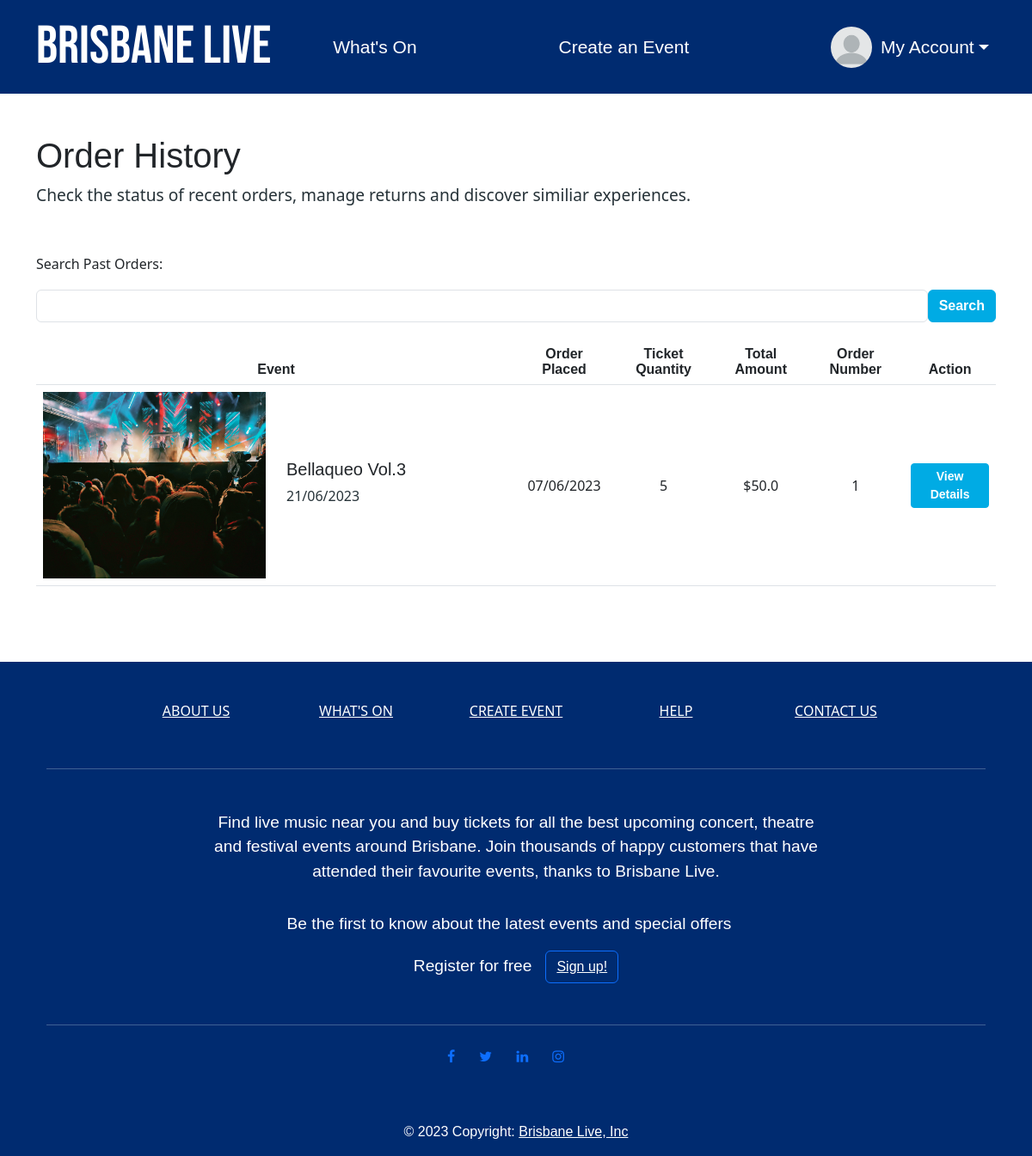
Page /order-history (signed in) on the committed database.
### brisbane_live/models.py (models this page shows)
class Event(db.Model):
    __tablename__ = 'events'
    id = db.Column(db.Integer, primary_key=True)
    name = db.Column(db.String(100), nullable=False)
    status = db.Column(db.String(10), CheckConstraint("status IN ('Open', 'Inactive', 'Sold Out', 'Cancelled')"), nullable=False, index=True) #checks status is valid status
    start_time = db.Column(db.Time, nullable=False, index=True)
    end_time = db.Column(db.Time, nullable=False, index=True)
    description = db.Column(db.String(500), nullable=False, index=True)
    image = db.Column(db.String(400), nullable=False, index=True)
    ticket_price = db.Column(db.Float(2), CheckConstraint('ticket_price >= 0'), nullable=False, index=True)
    num_tickets = db.Column(db.Integer, CheckConstraint('num_tickets >= 0'), nullable=False, index=True)
    end_date = db.Column(db.Date, nullable=False, index=True)
    start_date = db.Column(db.Date, nullable=False, index=True)
    user_id = db.Column(db.Integer, db.ForeignKey('users.id'))
    artist_names = db.Column(db.String(100), nullable=False, index=True)
    venue_name = db.Column(db.String(100), nullable=False, index=True)
    street_address = db.Column(db.String(100), nullable=False, index=True)
    comments = db.relationship('Comment', backref='events')

class Order(db.Model):
    __tablename__ = 'orders'
    order_id = db.Column(db.Integer, primary_key=True)
    event_id = db.Column(db.Integer)
    first_name = db.Column(db.String)
    last_name = db.Column(db.String)
    email = db.Column(db.String)
    pay_type = db.Column(db.String)
    card_number = db.Column(db.String)
    expiration = db.Column(db.String)
    cvv = db.Column(db.String)
    num_tickets = db.Column(db.Integer)
    booked_by = db.Column(db.String)
    total_cost  = db.Column(db.Float(2))
    ordered_at = db.Column(db.DateTime, default=datetime.now, nullable=False)

### brisbane_live/myAccount.py (the view)
@bp.route('/order-history')
@login_required
def orderHistory():
    result = (
    db.session.query(Event, Order)
    .join(Order, Event.id == Order.event_id)
    .filter(Event.id == Order.event_id, Order.booked_by == current_user.id)
    .all()
)
    return render_template('order-history.html', result=result)

### brisbane_live/__init__.py (called while the page is built)
def create_app():
    app.debug=True
    app.secret_key = os.urandom(32)
    app.config['SQLALCHEMY_DATABASE_URI']='sqlite:///brisbane_live_events.sqlite'
    db.init_app(app)
    bootstrap = Bootstrap5(app)
    login_manager = LoginManager()
    login_manager.login_view='auth.login'
    login_manager.init_app(app)
    from .models import User  # importing here to avoid circular references
    @login_manager.user_loader
    def load_user(user_id):
        return User.query.get(int(user_id))
    from . import views
    app.register_blueprint(views.bp)
    from . import auth
    app.register_blueprint(auth.bp)
    from . import createEvent
    app.register_blueprint(createEvent.bp)
    from . import myAccount
    app.register_blueprint(myAccount.bp)
    UPLOAD_FOLDER = '/static/image'
    app.config['UPLOAD_FOLDER'] = UPLOAD_FOLDER
    return app

### brisbane_live/templates/order-history.html (shortened to what this page needs)
{% extends 'base.html' %}
{% block header %}
<head>
</head>
{% endblock %}
{% block content %}
<main>
    <div class="page-content">
        <div class="container no gutters-xs-only py-4 mb-4 bg-body-white">
            <div class="py-4">
                <h1>Order History</h1>
                <p>Check the status of recent orders, manage returns and discover similiar experiences.</p>
            </div>
            <h6 class="mt-3">Search Past Orders:</h6>
            <form class="d-flex flex-nowrap mt-3" action="{{url_for('myAccount.search')}}" >
                <input type="text" name="search" class="form-control flex-grow-1 my-1 mr-sm-2"   id="SearchForm">
                <button type="submit" class="flex-shrink-1 btn btn-primary my-1">Search</button>
            </form>
            {% if result|length <= 0 %}
            <div class="py-4 text-center">
                <p>Couldn't find any past orders. Maybe you should check out whats on <a href="{{url_for('main.index')}}"> here</a></p>
            </div>
            {% else %}
            <div class="table-responsive d-none d-lg-block">
                <table class="table">
                    <thead>
                        <tr>
                            <th class="text-center">Event</th>
                            <th class="text-center">Order Placed</th>
                            <th class="text-center">Ticket Quantity</th>
                            <th class="text-center">Total Amount</th>
                            <th class="text-center">Order Number</th>
                            <th class="text-center">Action</th>
                        </tr>
                    </thead>
                    <tbody>
                        {% for event, order in result %}
                        <tr class="tr-custom">
                            <td class="w-50">
                                <div class="row align-items-center">
                                    <div class="col-md-6 col-sm-4 col-6">
                                        <img src="{{event.image}}" class="img-fluid" alt="event image">
                                    </div>
                                    <div class="col-md-6 col-sm-8 col-6">
                                        <h5>{{event.name}}</h5>
                                        <p id="table-text">{{event.start_date.strftime("%d/%m/%Y")}}</p>
                                    </div>
                                </div>
                            </td>
                            <td class="align-middle w-10 text-center">{{order.ordered_at.strftime("%d/%m/%Y")}} </td>
                            <td class="align-middle w-10 text-center">{{order.num_tickets}}</td>
                            <td class="align-middle w-10 text-center">${{order.total_cost}}</td>
                            <td class="align-middle w-10 text-center">{{order.order_id}}</td>
                            <td class="align-middle w-10 text-center">
                                <a href="/event/{{event.id}}" class="btn btn-primary btn-sm">View Details</a>
                            </td>
                        </tr>
                    </tbody>
                        {% endfor %}
                </table>
            </div>
            {% endif %}
        </div>
</main>
{% endblock %}

### brisbane_live/static/CSS/style.css (style rules this page uses)
html { margin: 0; padding: 0; border: 0; font-size: 100%; font: inherit; vertical-align: baseline; }
p { font-size: 1.2rem; color: #263238; font-family: system-ui, -apple-system, BlinkMacSystemFont, 'Segoe UI', Roboto, Oxygen, Ubuntu, Cantarell, 'Open Sans', 'Helvetica Neue', sans-serif }
h2, h1, h4, h5, th { font-family: sans-serif; }
.btn-primary { background-color: #00abe4 !important; border-color: #00abe4 !important; font-weight: bold !important; font-family: sans-serif !important; }
img { width: 100%; max-height: 480px; display: block; object-fit: cover; }
#table-text { font-family: system-ui, -apple-system, BlinkMacSystemFont, 'Segoe UI', Roboto, Oxygen, Ubuntu, Cantarell, 'Open Sans', 'Helvetica Neue', sans-serif; color: #263238; font-size: 16px; margin-bottom: 0.5rem; }
td { color: #263238; font-family: system-ui, -apple-system, BlinkMacSystemFont, 'Segoe UI', Roboto, Oxygen, Ubuntu, Cantarell, 'Open Sans', 'Helvetica Neue', sans-serif }
.page-content { background: white }

### rows in the picture
Event: image (picture), name "Bellaqueo Vol.3", start_date "21/06/2023", ordered_at "07/06/2023", num_tickets "5", total_cost "50.0", order_id "1"
